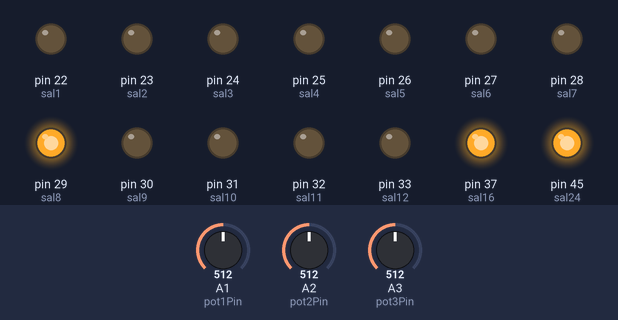
A sketch run on a simulated Arduino Mega 2560, built with avr-gcc and run on an emulated ATmega2560. On the bench: output pins drawn as LEDs (lit = HIGH). The test bench sets the inputs (shaded band); at power-on: A1 (pot1Pin) = 512, A2 (pot2Pin) = 512, A3 (pot3Pin) = 512.

Above: at 1.2 s.
1.3 s: A1 (pot1Pin) set to 532
At 2.5 s:
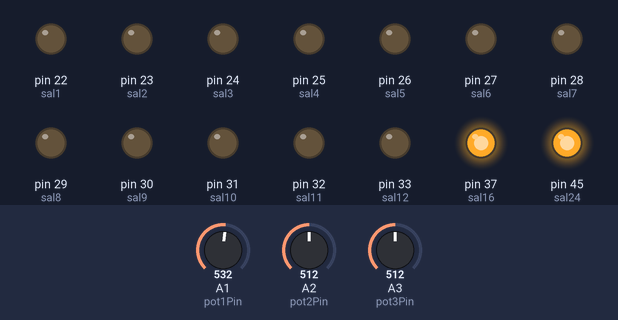
2.8 s: A2 (pot2Pin) set to 530
At 3.7 s:
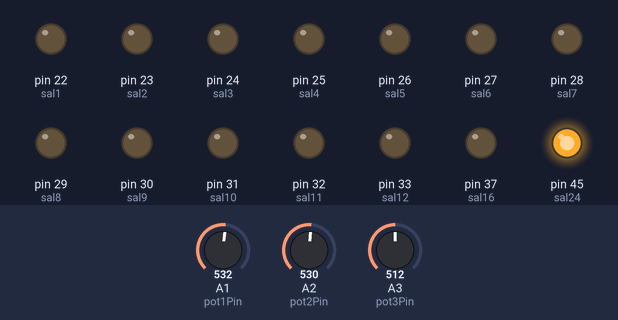
4.3 s: A3 (pot3Pin) set to 531
At 4.8 s:
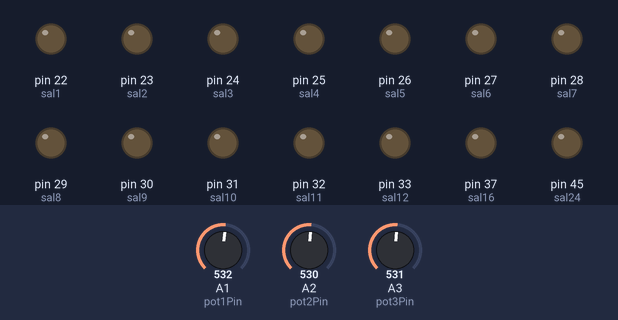
5.8 s: A2 (pot2Pin) set to 511
At 7.0 s:
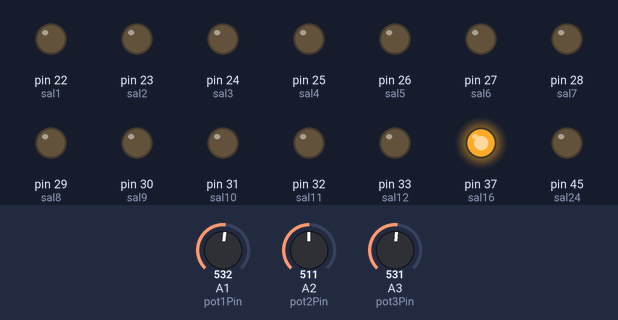
7.3 s: A1 (pot1Pin) set to 511
At 8.3 s:
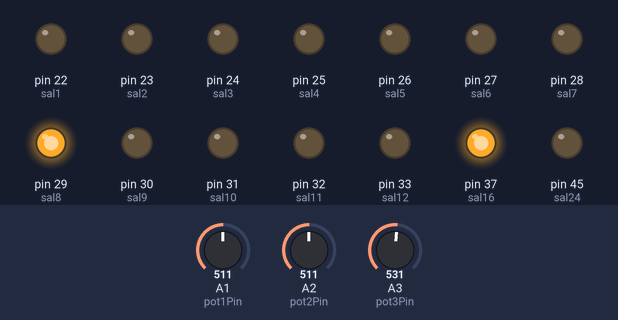
8.8 s: A2 (pot2Pin) set to 306
At 9.5 s:
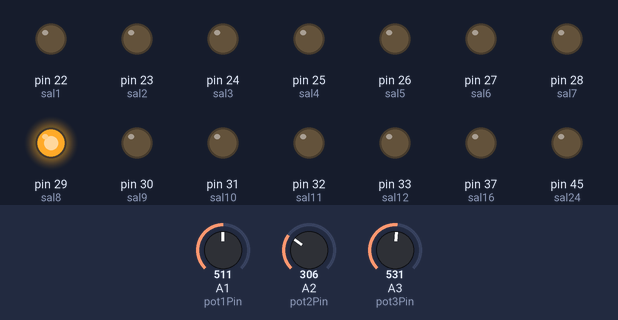
Timing chart, 0 to 11.3 s (numbered marks = the images above; inputs shaded):
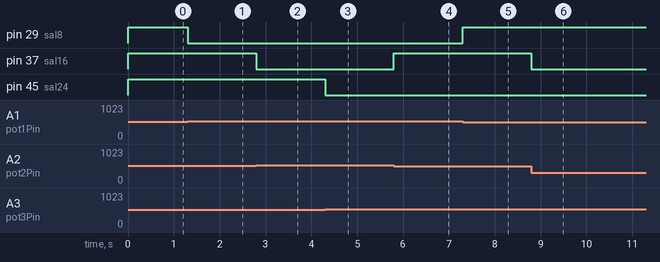

Measured:
- the behaviour switches between 513 and 514 on A1 (pot1Pin) (found by bisection; images 0 and 1)
- the behaviour switches between 513 and 514 on A2 (pot2Pin) (found by bisection; images 1 and 2)
- the behaviour switches between 513 and 514 on A3 (pot3Pin) (found by bisection; images 2 and 3)
- after the input at 1.3 s, pin 29 (sal8): HIGH → LOW at once
- after the input at 2.8 s, pin 37 (sal16): HIGH → LOW at once
- after the input at 4.3 s, pin 45 (sal24): HIGH → LOW at once
- after the input at 5.8 s, pin 37 (sal16): LOW → HIGH at once
- after the input at 7.3 s, pin 29 (sal8): LOW → HIGH at once
- after the input at 8.8 s, pin 37 (sal16): HIGH → LOW at once

The sketch:

sketch_jan25a.ino
```cpp
int pot1Pin = 1;
int pot2Pin = 2;
int pot3Pin = 3;
int val1 = 0;
int val2 = 0;
int val3 = 0;
int nval1 = 0;
int nval2 = 0;
int nval3 = 0;

//salidas digitales//

int sal1 = 22;
int sal2 = 23;
int sal3 = 24;
int sal4 = 25;
int sal5 = 26;
int sal6 = 27;
int sal7 = 28;
int sal8 = 29;

int sal9 = 30;
int sal10 = 31;
int sal11 = 32;
int sal12 = 33;
int sal13 = 34;
int sal14 = 35;
int sal15 = 36;
int sal16 = 37;

int sal17 = 38;
int sal18 = 39;
int sal19 = 40;
int sal20 = 41;
int sal21 = 42;
int sal22 = 43;
int sal23 = 44;
int sal24 = 45;

void setup()
{
  Serial.begin(9600);
  pinMode(sal1, OUTPUT);
  pinMode(sal2, OUTPUT);
  pinMode(sal3, OUTPUT);
  pinMode(sal4, OUTPUT);
  pinMode(sal5, OUTPUT);
  pinMode(sal6, OUTPUT);
  pinMode(sal7, OUTPUT);
  pinMode(sal8, OUTPUT);

  pinMode(sal9, OUTPUT);
  pinMode(sal10, OUTPUT);
  pinMode(sal11, OUTPUT);
  pinMode(sal12, OUTPUT);
  pinMode(sal13, OUTPUT);
  pinMode(sal14, OUTPUT);
  pinMode(sal15, OUTPUT);
  pinMode(sal16, OUTPUT);

  pinMode(sal17, OUTPUT);
  pinMode(sal18, OUTPUT);
  pinMode(sal19, OUTPUT);
  pinMode(sal20, OUTPUT);
  pinMode(sal21, OUTPUT);
  pinMode(sal22, OUTPUT);
  pinMode(sal23, OUTPUT);
  pinMode(sal24, OUTPUT);
}

void loop()
{
  val1 = analogRead(pot1Pin);
  val2 = analogRead(pot2Pin);
  val3 = analogRead(pot3Pin);
  nval1 = map(val1,0,1023,0,255);
  nval2 = map(val2,0,1023,0,255);
  nval3 = map(val3,0,1023,0,255);

  for (int i = 0; i<=7; i++);
  {
    int j = 29;
    if (nval1%2 == 1)
    {
      digitalWrite(j, HIGH);
    }
    else
    {
      digitalWrite(j, LOW);
    }
    nval1 = nval1 / 2;
    j = j - 1;
  }

  for (int i = 0; i<=7; i++);
  {
    int j = 37;
    if (nval2%2 == 1)
    {
      digitalWrite(j, HIGH);
    }
    else
    {
      digitalWrite(j, LOW);
    }
    nval2 = nval2 / 2;
    j = j - 1;
  }

  for (int i = 0; i<=7; i++);
  {
    int j = 45;
    if (nval3%2 == 1)
    {
      digitalWrite(j, HIGH);
    }
    else
    {
      digitalWrite(j, LOW);
    }
    nval3 = nval3 / 2;
    j = j - 1;
  }

}
```
